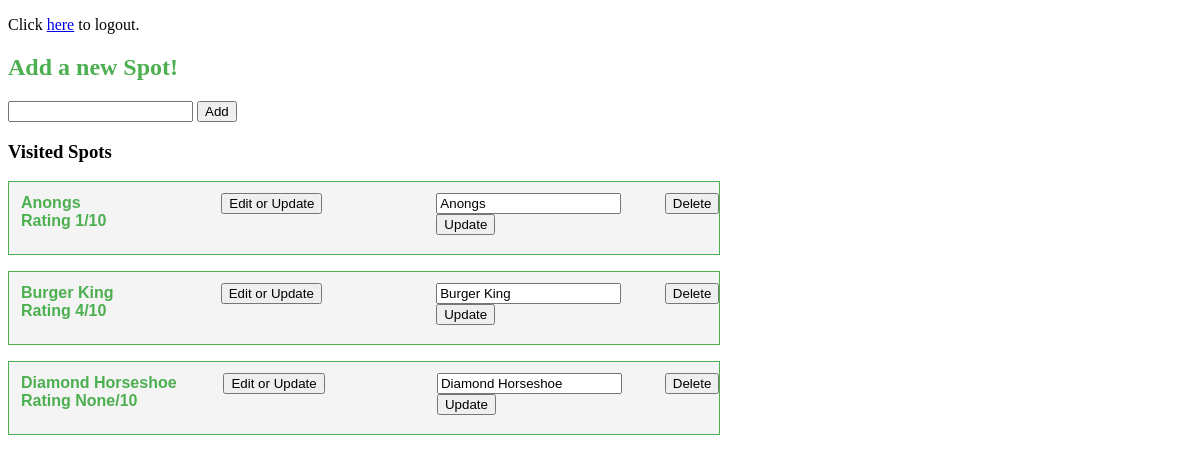
The page / (signed in) on the database as committed earlier.
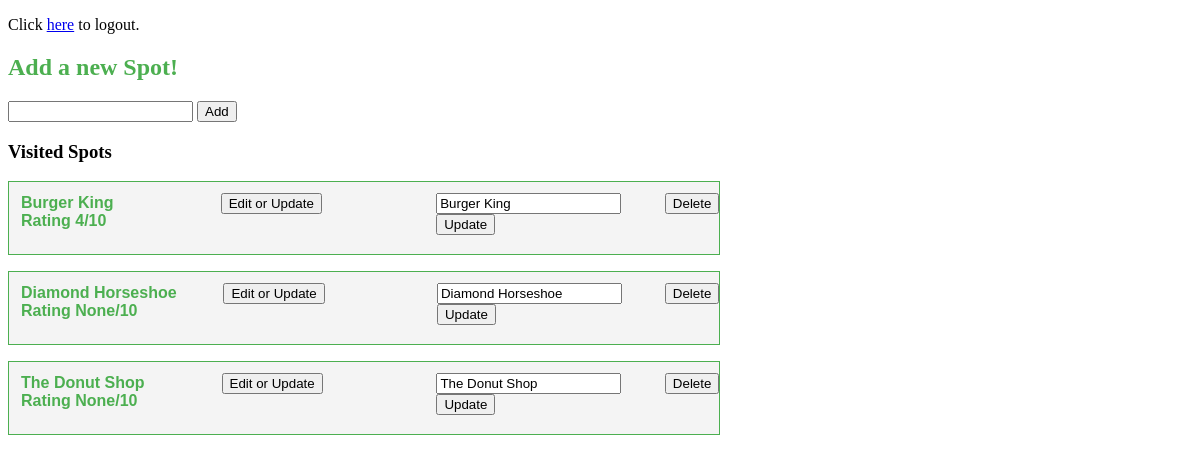
The same page on the database as committed later.
### spotmanager.py (models this page shows, shortened)
class Spot(db.Model):
    place = db.Column(db.String(80), unique=True, nullable=False, primary_key=True)
    address = db.Column(db.String(80))
    phone = db.Column(db.INT)
    visit = db.Column(db.String(8))
    queue = db.Column(db.String(8))
    rating = db.Column(db.INT)

### spotmanager.py (the view, shortened to what this page needs)
@app.route("/", methods=["GET", "POST"])
@login_required
def home():
    spots = None
    spots = Spot.query.all()
    return render_template("index.html", spots=spots)

### spotmanager.py (called while the page is built)
def login_required(f):
    @wraps(f)
    def wrap(*args, **kwargs):
        if 'logged_in' in session:
                return f(*args, **kwargs)
        else:
                flash('Please log in.')
                return redirect(url_for('login'))
    return wrap

### templates/index.html (shortened to what this page needs)
{% extends "base.html" %}
{% block content %}
<p>Click <a href = '/logout'>here</a> to logout.</p>
    <h2>Add a new Spot!</h2>
    <form method="POST" action="/">
      <input type="text" name="venue">
      <input type="submit" value="Add">
    </form>
  <h3>Visited Spots</h3>
  {% for spot in spots %}
    <p>
    <div class="card">
        <div class="col">
        <h2>{{spot.place}}<br>Rating {{spot.rating}}/10</h2>
        </div>
      <div class="col">
        <form method="POST" action="./change">
          <input type="submit" value="Edit or Update">
        </div>
        <div class="col">
        <form method="POST" action="./update">
          <input type="text" value="{{spot.place}}" name="newname">
          <input type="submit" value="Update">
        </form>
      </div>
      <div class="col">
        <form method="POST" action="./delete">
          <input type="submit" value="Delete">
        </form>
      </div>
    </div>
  </p>
{% endfor %}
{% endblock %}

### templates/base.html (shortened to what this page needs)
<!DOCTYPE html>
<html>
  <head>
    <link rel="stylesheet" href="{{ url_for('static', filename='styles/style.css') }}">
  </head>
  <body>
      <div class ="container">
            {% block content %}{% endblock %}<p></p>
        </div>
    </body>
</html>

### static/styles/style.css (style rules this page uses)
form { display: inline; }
h2 { color: #4CAF50; }
.card { background-color: #f4f4f4; border: 1px solid #4CAF50; width: 60%; height: auto; position: relative; padding-bottom: 12px; display: table; }
.card h2 { color: #4CAF50; margin: 12px; }
.card h2, .card { font-family: Arial, sans-serif; font-size: 16px; }
.col { display: table-cell; width: 33.33%; }

Rows that differ between the two databases and show on the page:
removed Spot: place "Anongs", rating "1", newname "Anongs"
added Spot: place "The Donut Shop", rating "None", newname "The Donut Shop"
